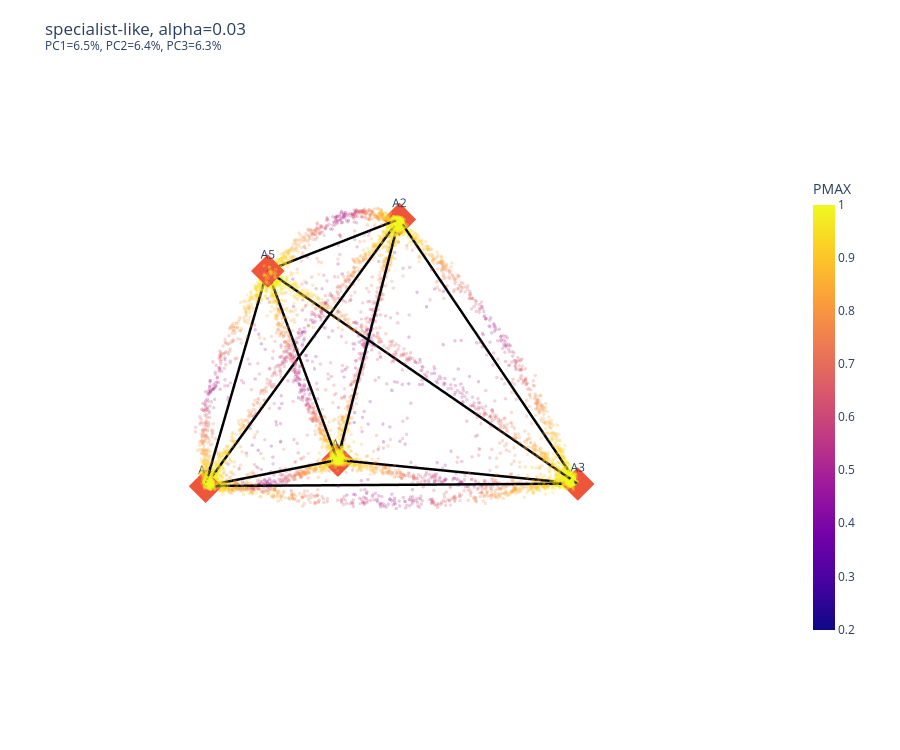
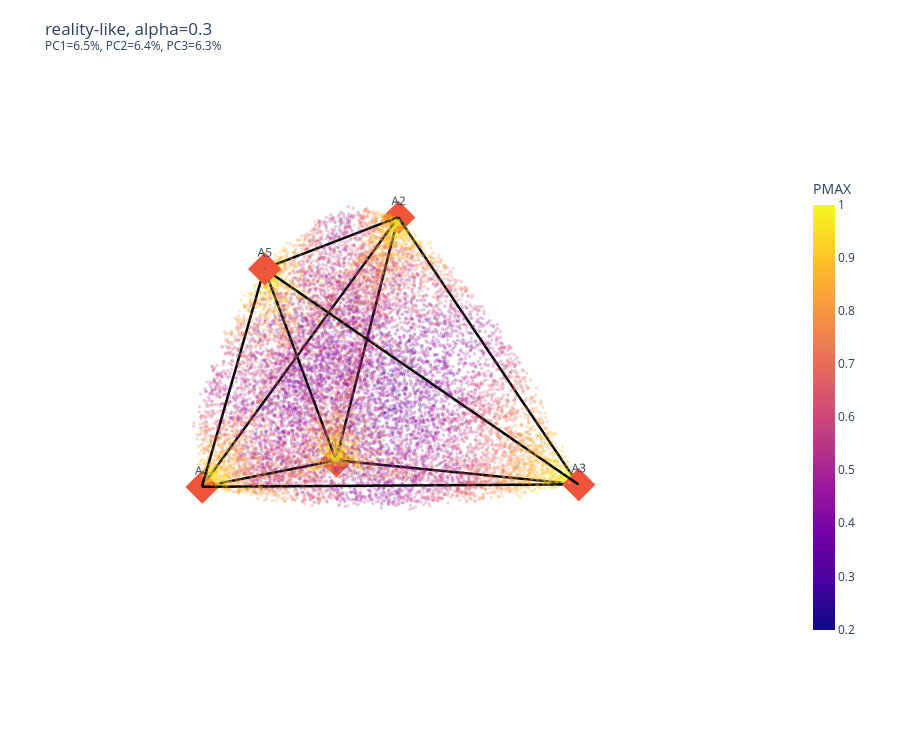
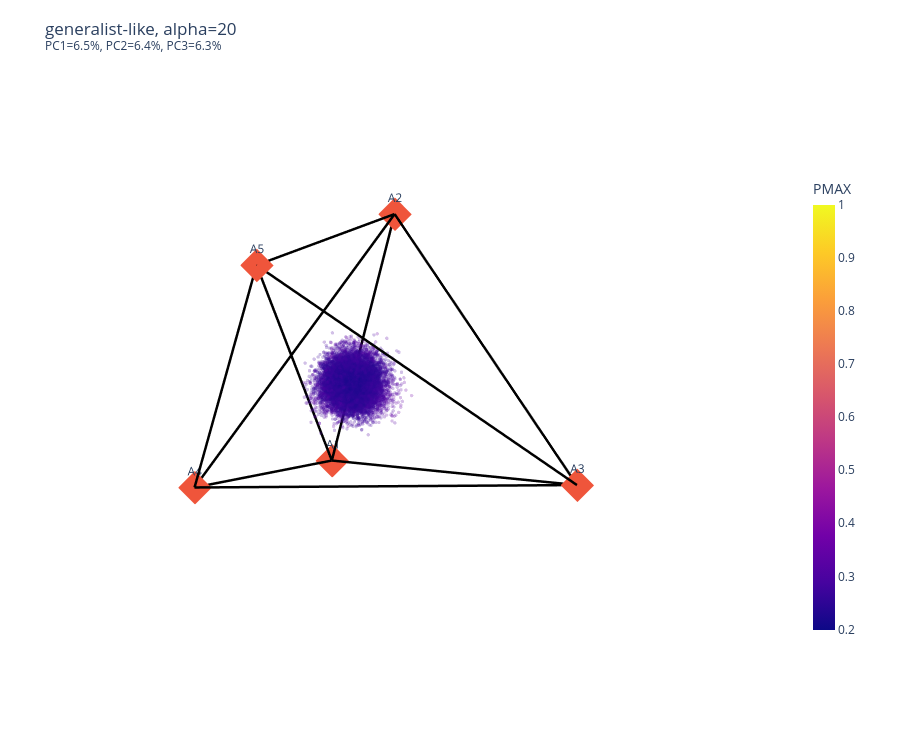

These figures' notebook cell, in order:
### Code cell
arch_expr = np.log1p(arch * 1e4)

X_all = np.vstack([
    *expr_by_name.values(),
    arch_expr
])

pca = PCA(n_components=3, random_state=42)
X_pca = pca.fit_transform(X_all)

arch_pca = X_pca[-n_arch:]

# -----------------------------
# Plot 3D PCA for each scenario
# -----------------------------

start = 0

for name, alpha in scenarios:
    end = start + n_cells

    cells_pca = X_pca[start:end]

    plot_pca_3d(
        cells_pca=cells_pca,
        arch_pca=arch_pca,
        weights=weights_by_name[name],
        title=name,
        pca=pca
    )

    start = end

### Figure 1 — Plotly figure (JSON) as saved in the notebook; plotly's stock layout.template omitted (floating-point values rounded to 4 significant figures; data arrays with more than 128 entries replaced by an {"elided": "..."} marker saying what was removed)
{"data": [{"marker": {"cmax": 1.0, "cmin": 0.2, "color": {"elided": "15000 float values"}, "colorbar": {"len": 0.7, "thickness": 22, "title": {"text": "PMAX"}, "x": 1.03}, "opacity": 0.25, "size": 2}, "mode": "markers", "name": "Cells", "showlegend": false, "type": "scatter3d", "x": {"elided": "15000 float values"}, "y": {"elided": "15000 float values"}, "z": {"elided": "15000 float values"}}, {"hoverinfo": "skip", "line": {"color": "black", "width": 5}, "mode": "lines", "showlegend": false, "type": "scatter3d", "x": [-6.071, -28.22], "y": [-14.02, -18.41], "z": [-28.03, 16.12]}, {"hoverinfo": "skip", "line": {"color": "black", "width": 5}, "mode": "lines", "showlegend": false, "type": "scatter3d", "x": [-6.071, -11.56], "y": [-14.02, 37.38], "z": [-28.03, -6.351]}, {"hoverinfo": "skip", "line": {"color": "black", "width": 5}, "mode": "lines", "showlegend": false, "type": "scatter3d", "x": [-6.071, 27.37], "y": [-14.02, -7.898], "z": [-28.03, -10.74]}, {"hoverinfo": "skip", "line": {"color": "black", "width": 5}, "mode": "lines", "showlegend": false, "type": "scatter3d", "x": [-6.071, 18.17], "y": [-14.02, 2.504], "z": [-28.03, 28.32]}, {"hoverinfo": "skip", "line": {"color": "black", "width": 5}, "mode": "lines", "showlegend": false, "type": "scatter3d", "x": [-28.22, -11.56], "y": [-18.41, 37.38], "z": [16.12, -6.351]}, {"hoverinfo": "skip", "line": {"color": "black", "width": 5}, "mode": "lines", "showlegend": false, "type": "scatter3d", "x": [-28.22, 27.37], "y": [-18.41, -7.898], "z": [16.12, -10.74]}, {"hoverinfo": "skip", "line": {"color": "black", "width": 5}, "mode": "lines", "showlegend": false, "type": "scatter3d", "x": [-28.22, 18.17], "y": [-18.41, 2.504], "z": [16.12, 28.32]}, {"hoverinfo": "skip", "line": {"color": "black", "width": 5}, "mode": "lines", "showlegend": false, "type": "scatter3d", "x": [-11.56, 27.37], "y": [37.38, -7.898], "z": [-6.351, -10.74]}, {"hoverinfo": "skip", "line": {"color": "black", "width": 5}, "mode": "lines", "showlegend": false, "type": "scatter3d", "x": [-11.56, 18.17], "y": [37.38, 2.504], "z": [-6.351, 28.32]}, {"hoverinfo": "skip", "line": {"color": "black", "width": 5}, "mode": "lines", "showlegend": false, "type": "scatter3d", "x": [27.37, 18.17], "y": [-7.898, 2.504], "z": [-10.74, 28.32]}, {"marker": {"opacity": 1.0, "size": 11, "symbol": "diamond"}, "mode": "markers+text", "name": "Archetypes", "showlegend": false, "text": ["A1", "A2", "A3", "A4", "A5"], "textposition": "top center", "type": "scatter3d", "x": [-6.071, -28.22, -11.56, 27.37, 18.17], "y": [-14.02, -18.41, 37.38, -7.898, 2.504], "z": [-28.03, 16.12, -6.351, -10.74, 28.32]}], "layout": {"height": 750, "margin": {"b": 10, "l": 10, "r": 120, "t": 70}, "scene": {"aspectmode": "data", "xaxis": {"visible": false}, "yaxis": {"visible": false}, "zaxis": {"visible": false}}, "title": {"text": "specialist-like, alpha=0.03<br><sup>PC1=6.5%, PC2=6.4%, PC3=6.3%</sup>"}, "width": 900}}

### Figure 2 — Plotly figure (JSON) as saved in the notebook; plotly's stock layout.template omitted (floating-point values rounded to 4 significant figures; data arrays with more than 128 entries replaced by an {"elided": "..."} marker saying what was removed)
{"data": [{"marker": {"cmax": 1.0, "cmin": 0.2, "color": {"elided": "15000 float values"}, "colorbar": {"len": 0.7, "thickness": 22, "title": {"text": "PMAX"}, "x": 1.03}, "opacity": 0.25, "size": 2}, "mode": "markers", "name": "Cells", "showlegend": false, "type": "scatter3d", "x": {"elided": "15000 float values"}, "y": {"elided": "15000 float values"}, "z": {"elided": "15000 float values"}}, {"hoverinfo": "skip", "line": {"color": "black", "width": 5}, "mode": "lines", "showlegend": false, "type": "scatter3d", "x": [-6.071, -28.22], "y": [-14.02, -18.41], "z": [-28.03, 16.12]}, {"hoverinfo": "skip", "line": {"color": "black", "width": 5}, "mode": "lines", "showlegend": false, "type": "scatter3d", "x": [-6.071, -11.56], "y": [-14.02, 37.38], "z": [-28.03, -6.351]}, {"hoverinfo": "skip", "line": {"color": "black", "width": 5}, "mode": "lines", "showlegend": false, "type": "scatter3d", "x": [-6.071, 27.37], "y": [-14.02, -7.898], "z": [-28.03, -10.74]}, {"hoverinfo": "skip", "line": {"color": "black", "width": 5}, "mode": "lines", "showlegend": false, "type": "scatter3d", "x": [-6.071, 18.17], "y": [-14.02, 2.504], "z": [-28.03, 28.32]}, {"hoverinfo": "skip", "line": {"color": "black", "width": 5}, "mode": "lines", "showlegend": false, "type": "scatter3d", "x": [-28.22, -11.56], "y": [-18.41, 37.38], "z": [16.12, -6.351]}, {"hoverinfo": "skip", "line": {"color": "black", "width": 5}, "mode": "lines", "showlegend": false, "type": "scatter3d", "x": [-28.22, 27.37], "y": [-18.41, -7.898], "z": [16.12, -10.74]}, {"hoverinfo": "skip", "line": {"color": "black", "width": 5}, "mode": "lines", "showlegend": false, "type": "scatter3d", "x": [-28.22, 18.17], "y": [-18.41, 2.504], "z": [16.12, 28.32]}, {"hoverinfo": "skip", "line": {"color": "black", "width": 5}, "mode": "lines", "showlegend": false, "type": "scatter3d", "x": [-11.56, 27.37], "y": [37.38, -7.898], "z": [-6.351, -10.74]}, {"hoverinfo": "skip", "line": {"color": "black", "width": 5}, "mode": "lines", "showlegend": false, "type": "scatter3d", "x": [-11.56, 18.17], "y": [37.38, 2.504], "z": [-6.351, 28.32]}, {"hoverinfo": "skip", "line": {"color": "black", "width": 5}, "mode": "lines", "showlegend": false, "type": "scatter3d", "x": [27.37, 18.17], "y": [-7.898, 2.504], "z": [-10.74, 28.32]}, {"marker": {"opacity": 1.0, "size": 11, "symbol": "diamond"}, "mode": "markers+text", "name": "Archetypes", "showlegend": false, "text": ["A1", "A2", "A3", "A4", "A5"], "textposition": "top center", "type": "scatter3d", "x": [-6.071, -28.22, -11.56, 27.37, 18.17], "y": [-14.02, -18.41, 37.38, -7.898, 2.504], "z": [-28.03, 16.12, -6.351, -10.74, 28.32]}], "layout": {"height": 750, "margin": {"b": 10, "l": 10, "r": 120, "t": 70}, "scene": {"aspectmode": "data", "xaxis": {"visible": false}, "yaxis": {"visible": false}, "zaxis": {"visible": false}}, "title": {"text": "reality-like, alpha=0.3<br><sup>PC1=6.5%, PC2=6.4%, PC3=6.3%</sup>"}, "width": 900}}

### Figure 3 — Plotly figure (JSON) as saved in the notebook; plotly's stock layout.template omitted (floating-point values rounded to 4 significant figures; data arrays with more than 128 entries replaced by an {"elided": "..."} marker saying what was removed)
{"data": [{"marker": {"cmax": 1.0, "cmin": 0.2, "color": {"elided": "15000 float values"}, "colorbar": {"len": 0.7, "thickness": 22, "title": {"text": "PMAX"}, "x": 1.03}, "opacity": 0.25, "size": 2}, "mode": "markers", "name": "Cells", "showlegend": false, "type": "scatter3d", "x": {"elided": "15000 float values"}, "y": {"elided": "15000 float values"}, "z": {"elided": "15000 float values"}}, {"hoverinfo": "skip", "line": {"color": "black", "width": 5}, "mode": "lines", "showlegend": false, "type": "scatter3d", "x": [-6.071, -28.22], "y": [-14.02, -18.41], "z": [-28.03, 16.12]}, {"hoverinfo": "skip", "line": {"color": "black", "width": 5}, "mode": "lines", "showlegend": false, "type": "scatter3d", "x": [-6.071, -11.56], "y": [-14.02, 37.38], "z": [-28.03, -6.351]}, {"hoverinfo": "skip", "line": {"color": "black", "width": 5}, "mode": "lines", "showlegend": false, "type": "scatter3d", "x": [-6.071, 27.37], "y": [-14.02, -7.898], "z": [-28.03, -10.74]}, {"hoverinfo": "skip", "line": {"color": "black", "width": 5}, "mode": "lines", "showlegend": false, "type": "scatter3d", "x": [-6.071, 18.17], "y": [-14.02, 2.504], "z": [-28.03, 28.32]}, {"hoverinfo": "skip", "line": {"color": "black", "width": 5}, "mode": "lines", "showlegend": false, "type": "scatter3d", "x": [-28.22, -11.56], "y": [-18.41, 37.38], "z": [16.12, -6.351]}, {"hoverinfo": "skip", "line": {"color": "black", "width": 5}, "mode": "lines", "showlegend": false, "type": "scatter3d", "x": [-28.22, 27.37], "y": [-18.41, -7.898], "z": [16.12, -10.74]}, {"hoverinfo": "skip", "line": {"color": "black", "width": 5}, "mode": "lines", "showlegend": false, "type": "scatter3d", "x": [-28.22, 18.17], "y": [-18.41, 2.504], "z": [16.12, 28.32]}, {"hoverinfo": "skip", "line": {"color": "black", "width": 5}, "mode": "lines", "showlegend": false, "type": "scatter3d", "x": [-11.56, 27.37], "y": [37.38, -7.898], "z": [-6.351, -10.74]}, {"hoverinfo": "skip", "line": {"color": "black", "width": 5}, "mode": "lines", "showlegend": false, "type": "scatter3d", "x": [-11.56, 18.17], "y": [37.38, 2.504], "z": [-6.351, 28.32]}, {"hoverinfo": "skip", "line": {"color": "black", "width": 5}, "mode": "lines", "showlegend": false, "type": "scatter3d", "x": [27.37, 18.17], "y": [-7.898, 2.504], "z": [-10.74, 28.32]}, {"marker": {"opacity": 1.0, "size": 11, "symbol": "diamond"}, "mode": "markers+text", "name": "Archetypes", "showlegend": false, "text": ["A1", "A2", "A3", "A4", "A5"], "textposition": "top center", "type": "scatter3d", "x": [-6.071, -28.22, -11.56, 27.37, 18.17], "y": [-14.02, -18.41, 37.38, -7.898, 2.504], "z": [-28.03, 16.12, -6.351, -10.74, 28.32]}], "layout": {"height": 750, "margin": {"b": 10, "l": 10, "r": 120, "t": 70}, "scene": {"aspectmode": "data", "xaxis": {"visible": false}, "yaxis": {"visible": false}, "zaxis": {"visible": false}}, "title": {"text": "generalist-like, alpha=20<br><sup>PC1=6.5%, PC2=6.4%, PC3=6.3%</sup>"}, "width": 900}}
